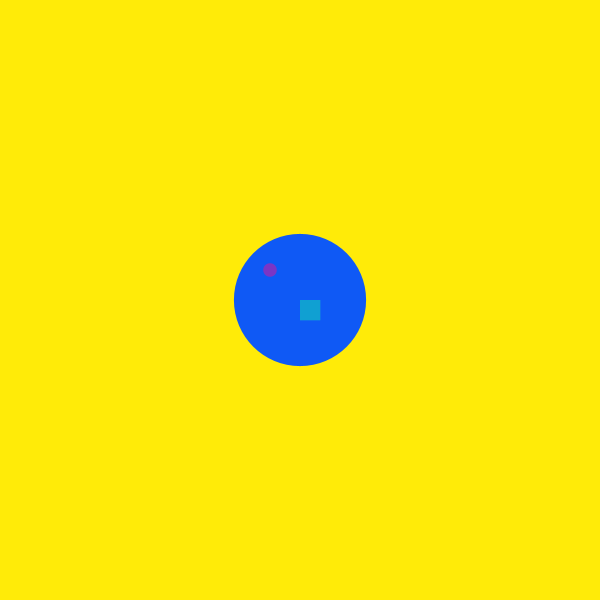
Frame 1 (no input)
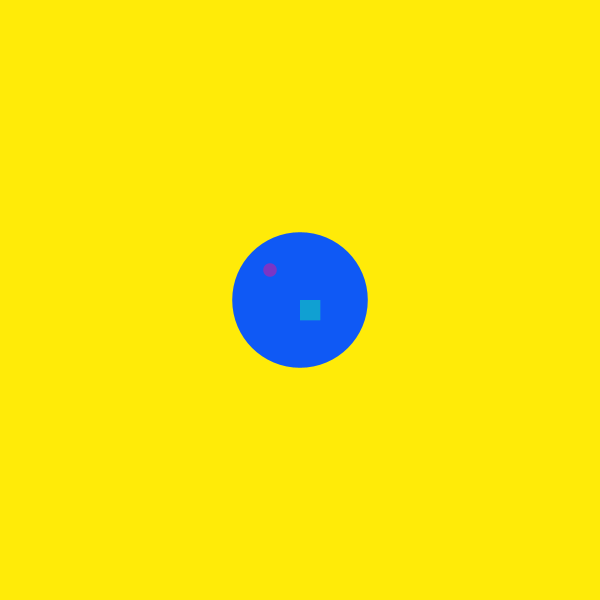
Frame 60 (the mouse pressed at the canvas centre just before this capture)
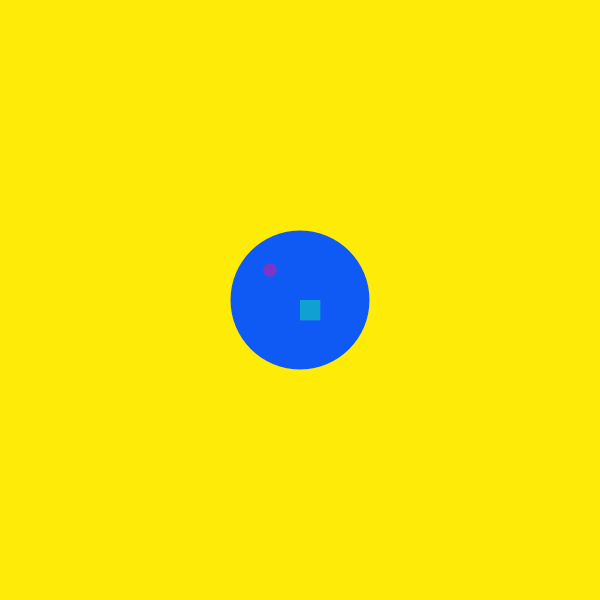
Frame 120 (the mouse held since frame 60 and released just before this capture)

The Processing sketch that drew these frames (run headless with seeded random() and noise(); from frame 60 on, the mouse is pressed at the canvas centre):

// Processing sketch: processing_96152
// ── processing_96152.pde

//aviva silberstein
//april 14
//clock!

void setup() {
  size(600, 600);
}
void draw() {
  background(255, 235, 8);
  noStroke();
  fill(15, 89, 245);
  float s = map(second(), 0, 59, 0, 200);
  ellipse(300, 300, s, s);
  fill(17, 240, 171, 120);
  float m = map(minute(), 0, 59, 0, 200);
  rect(300, 300, m, m); 
  fill(245, 15, 142, 120);
  float h = map(hour(), 0, 59, 0, 200);
  ellipse(270, 270, h, h);
}
